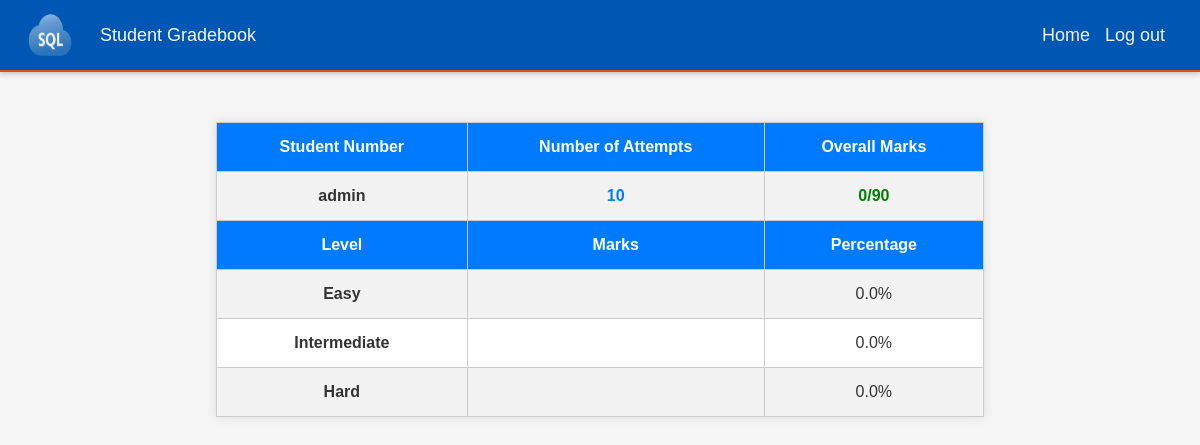
The app's page /gradebook/ (signed in) with its own data.
### assignments/models.py (models this page shows, shortened)
class Gradebook(models.Model):
    studentNum = models.TextField()
    easy = models.IntegerField(default=0)
    intermediate = models.IntegerField(default=0)
    hard = models.IntegerField(default=0)
    numTemps = models.IntegerField(default=0)
    overallMarks = models.IntegerField(default=0)
    class Meta:
        verbose_name = "Gradebook"
        verbose_name_plural = "Gradebook"

### assignments/views.py (the view)
# urls.py: path('gradebook/',Assignment().gradebook,name = 'gradebook'),
    def gradebook(self,request):
        user = Authenctication().getUsername(request)
        try:
            students = Gradebook.objects.filter(studentNum=user)
        except Gradebook.DoesNotExist:
            students = None
        if students:
            total_easy = 0
            total_intermediate = 0
            total_hard = 0
            count = 0
            for student in students:
                total_easy += student.easy
                total_intermediate += student.intermediate
                total_hard += student.hard
                count += 1
            easy = round((total_easy / (count * 2)) / 10 * 100, 2)
            intermediate = round((total_intermediate / (count * 2)) / 10 * 100, 2)
            hard = round((total_hard / (count * 2)) / 10 * 100, 2)
        else:
            easy=0
            intermediate=0
            hard= 0
        total = 2*10+3*10+4*10
        return render(request, 'gradebook.html', {'students': students, 'easy': easy, 'intermediate': intermediate, 'hard': hard,'total':total})

### authentication/views.py (called while the page is built)
    def getUsername(self,request):
        return request.session.get('username', None)

### assignments/templates/gradebook.html (shortened to what this page needs)
<!DOCTYPE html>
<html lang="en">
<head>
    {% load static %}
</head>
<body>
<div class="topnav">
    <div class="welcome-container">
        <img class="logo" src="{% static 'images/Azure-SQL.png' %}" alt="Logo">
        <span class="welcome-text">Student Gradebook</span>
    </div>
    <div class="topnav-right">
        <a href="{% url 'homepage' %}" >Home</a>
        <a href="{% url 'login' %}" class="logout-link">Log out</a>
    </div>
</div>
<div class="container">
    <table>
        <tr>
            <th>Student Number</th>
            <th>Number of Attempts</th>
            <th>Overall Marks</th>
        </tr>
        {% for student in students %}
        <tr>
            <td>{{ student.studentNum }}</td>
            <td>{{ student.numTemps }}</td>
            <td style="font-weight: bold; color: green;">{{ student.overallMarks }}/{{ total }}</td>
        </tr>
        {% endfor %}
        <tr class="centered">
            <th>Level</th>
            <th>Marks</th>
            <th>Percentage</th>
        </tr>
        <tr class="centered">
            <td>Easy</td>
            <td>{{ student.easy }}</td>
            <td>{{ easy }}%</td>
        </tr>
        <tr class="centered">
            <td>Intermediate</td>
            <td>{{ student.intermediate }}</td>
            <td>{{ intermediate }}%</td>
        </tr>
        <tr class="centered">
            <td>Hard</td>
            <td>{{ student.hard }}</td>
            <td>{{ hard }}%</td>
        </tr>
    </table>
</div>
</body>
</html>

### assignments/templates/gradebook.html (style rules this page uses)
body { font-family: 'Arial', sans-serif; margin: 0; padding: 0; background-color: #f5f5f5; color: #333; }
table { width: 80%; margin: 20px auto; border-collapse: collapse; background-color: #fff; box-shadow: 0 0 10px rgba(0, 0, 0, 0.1); }
th, td { padding: 15px; text-align: center; border: 1px solid #ccc; }
th { background-color: #007BFF; color: #fff; }
tr:nth-child(even) { background-color: #f2f2f2; }
td:first-child { font-weight: bold; }
td:nth-child(2) { color: #007BFF; font-weight: bold; }
tr.centered { vertical-align: middle; }
.container { max-width: 80%; margin: 0 auto; padding: 30px; }
.topnav { background-color: #0056b3; overflow: hidden; display: flex; justify-content: space-between; align-items: center; padding: 5px 20px; box-shadow: 0px 2px 5px rgba(0, 0, 0, 0.2); border-bottom: 2px solid #ec480f; }
.logo { width: 60px; height: 60px; margin-right: 20px; }
.topnav a { color: #f2f2f2; text-decoration: none; font-size: 18px; transition: color 0.3s ease; margin: 0 15px; position: relative; }
.topnav a::before { content: ""; position: absolute; width: 100%; height: 2px; background: #ec480f; bottom: 0; left: 0; transform: scaleX(0); transform-origin: right; transition: transform 0.3s ease; }
.welcome-container { display: flex; align-items: center; }
.welcome-text { text-align: center; color: #f7f7f7; font-size: 18px; }
.topnav-right { display: flex; align-items: center; }
.topnav-right a { color: #f2f2f2; text-decoration: none; font-size: 18px; transition: color 0.3s ease; margin: 0 15px; }
.topnav-right a.logout-link { margin-left: auto; }

### records on screen
Gradebook: studentNum "admin", numTemps "10", overallMarks "0", total "90"

### other values on screen
{{ easy }} "0.0"
{{ intermediate }} "0.0"
{{ hard }} "0.0"
